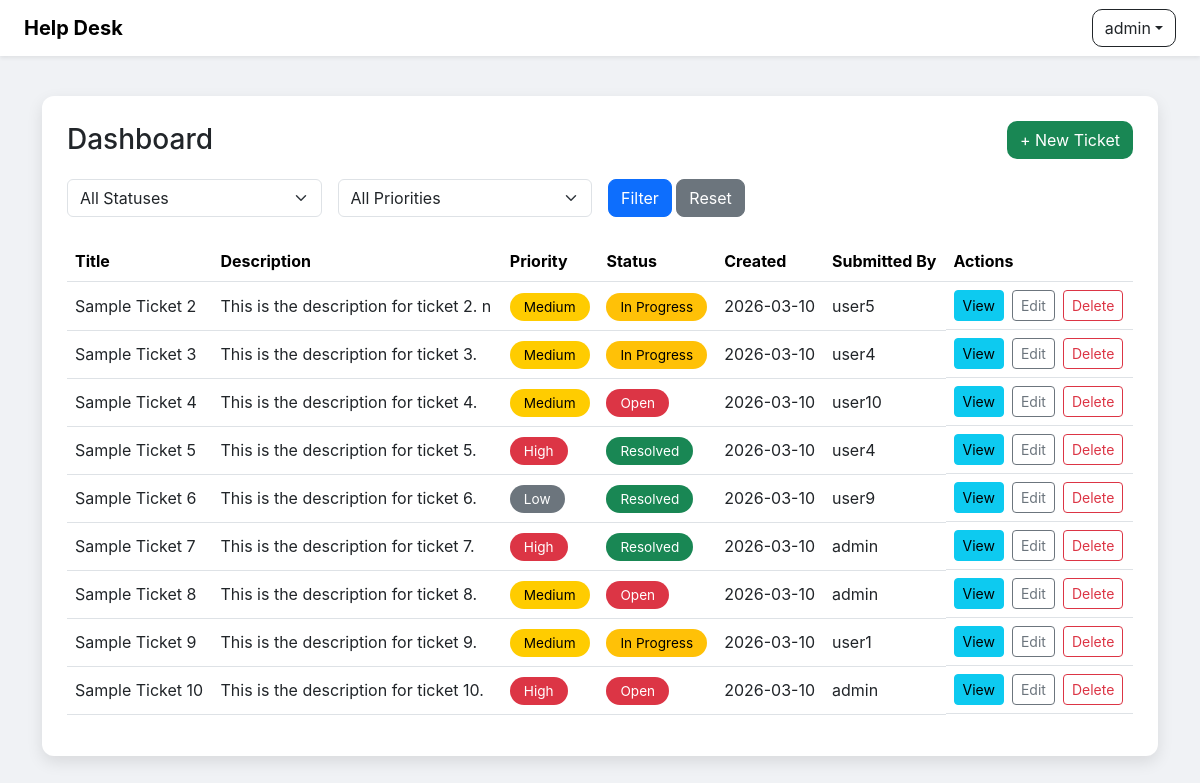
/ (signed in), run on the app's committed database.
### models.py (models this page shows, shortened)
class User(db.Model, UserMixin):
    id = db.Column(db.Integer, primary_key=True)
    username = db.Column(db.String(20), nullable=False, unique=True)
    password = db.Column(db.String(80), nullable=False)
    role = db.Column(db.String(20), default='user')
    is_deleted = db.Column(db.Boolean, default=False)
    def is_admin(self):
        return self.role == 'admin'

class Ticket(db.Model):
    id = db.Column(db.Integer, primary_key=True)
    title = db.Column(db.String(200), nullable=False)
    description = db.Column(db.Text, nullable=False)
    priority = db.Column(db.String(20), default="Medium")
    status = db.Column(db.String(20), default="Open")
    user_id = db.Column(db.Integer, db.ForeignKey('user.id'), nullable=False)
    user = db.relationship('User', backref='tickets')
    created_at = db.Column(db.DateTime, default=db.func.current_timestamp())
    is_deleted = db.Column(db.Boolean, default=False)

### app.py (the view)
@app.route('/', methods=['GET', 'POST'])
@login_required
def dashboard():
    query = Ticket.query.filter_by(is_deleted=False)
    if not current_user.is_admin():
        query = query.filter_by(user_id=current_user.id)
    status = request.args.get('status')
    priority = request.args.get('priority')
    if status:
        query = query.filter_by(status=status)
    if priority:
        query = query.filter_by(priority=priority)
    tickets = query.all()
    return render_template('dashboard.html', tickets=tickets)

### app.py (called while the page is built)
@login_manager.user_loader
def load_user(user_id):
    return db.session.get(User, int(user_id))

@app.after_request
def set_security_headers(response):
    response.headers['X-Frame-Options'] = 'DENY'  # Stops the app being embedded in iframes (clickjacking)
    response.headers['X-Content-Type-Options'] = 'nosniff'  # Stops browsers guessing file types
    response.headers['Referrer-Policy'] = 'strict-origin-when-cross-origin'  # Limits URL info shared with third parties
    response.headers['Strict-Transport-Security'] = 'max-age=31536000; includeSubDomains'  # Forces HTTPS on live deployment
    response.headers['Content-Security-Policy'] = (
        "default-src 'self'; "
        "script-src 'self' cdn.jsdelivr.net; "
        "style-src 'self' cdn.jsdelivr.net; "
        "font-src 'self' cdn.jsdelivr.net; "
        "img-src 'self' data:; "
        "object-src 'none';"
    )
    return response

### templates/dashboard.html (shortened to what this page needs)
<!DOCTYPE html>
<html lang="en">
<head>
  <link rel="stylesheet" href="https://cdn.jsdelivr.net/npm/bootstrap@5.3.0/dist/css/bootstrap.min.css" />
  <link rel="stylesheet" href="{{ url_for('static', filename='css/style.css') }}">
</head>
<body>
{% include "navbar.html" %}
  <div class="container">
    <div class="dashboard-card">
      <div class="dashboard-header">
        <h3 class="mb-0">Dashboard</h3>
        <a href="{{ url_for('new_ticket') }}" class="btn btn-new-ticket">+ New Ticket</a>
      </div>
      <form method="get" class="row g-3 mb-4">
  <div class="col-md-3">
    <select name="status" class="form-select">
      <option value="">All Statuses</option>
    </select>
  </div>
  <div class="col-md-3">
    <select name="priority" class="form-select">
      <option value="">All Priorities</option>
    </select>
  </div>
  <div class="col-md-3">
    <button type="submit" class="btn btn-primary">Filter</button>
    <a href="{{ url_for('dashboard') }}" class="btn btn-secondary">Reset</a>
  </div>
</form>
      <div class="table-responsive">
        <table class="table table-hover align-middle">
          <thead>
            <tr>
              <th>Title</th>
              <th>Description</th>
              <th>Priority</th>
              <th>Status</th>
              <th>Created</th>
              {% if current_user.is_admin() %}
                <th>Submitted By</th>
              {% endif %}
              <th>Actions</th>
            </tr>
          </thead>
          <tbody>
            {% for ticket in tickets %}
              <tr>
                <td>{{ ticket.title }}</td>
                <td>
                  {{ ticket.description[:100] }}{% if ticket.description|length > 100 %}...{% endif %}
                </td>
                <td>
                  <span class="priority-pill {% if ticket.priority == 'High' %} priority-high
                    {% elif ticket.priority == 'Medium' %} priority-medium
                    {% else %} priority-low {% endif %}">
                    {{ ticket.priority }}
                  </span>
                </td>
                <td>
                  <span class="status-pill {% if ticket.status == 'Open' %} status-open
                    {% elif ticket.status == 'In Progress' %} status-in-progress
                    {% else %} status-resolved {% endif %}">
                    {{ ticket.status }}
                  </span>
                </td>
                <td>{{ ticket.created_at.strftime('%Y-%m-%d') }}</td>
                {% if current_user.is_admin() %}
                  <td>{{ ticket.user.username }}</td>
                {% endif %}
                <td class="actions">
                  <a href="{{ url_for('view_ticket', ticket_id=ticket.id) }}" class="btn btn-info btn-sm">View</a>
                  <a href="{{ url_for('edit_ticket', ticket_id=ticket.id) }}" class="btn btn-sm btn-outline-secondary">Edit</a>
                  <form method="POST" action="{{ url_for('delete_ticket', ticket_id=ticket.id) }}" class="d-inline delete-form">
                    <button type="submit" class="btn btn-sm btn-outline-danger">Delete</button>
                  </form>
                </td>
              </tr>
            {% endfor %}
          </tbody>
        </table>
      </div>
    </div>
  </div>
</body>
</html>

### templates/navbar.html (shortened to what this page needs)
<nav class="navbar navbar-expand-lg navbar-light bg-white shadow-sm">
  <div class="container-fluid px-4">
    <a class="navbar-brand fw-bold" href="{{ url_for('dashboard') }}">Help Desk</a>
    <div class="d-flex align-items-center">
      {% if current_user.is_authenticated %}
      <div class="dropdown">
        <button class="btn btn-outline-dark dropdown-toggle d-flex align-items-center" type="button" id="userMenu" data-bs-toggle="dropdown" aria-expanded="false">
          {{ current_user.username }}
        </button>
      </div>
      {% endif %}
    </div>
  </div>
</nav>

### static/css/style.css (style rules this page uses)
body { background-color: #f0f2f5; font-family: 'Inter', sans-serif; }
.navbar { background-color: #212529; }
.navbar-brand { font-weight: bold; font-size: 1.25rem; color: black; }
.dropdown-toggle { border-radius: 10px; }
.dashboard-card { background: #ffffff; border-radius: 12px; box-shadow: 0 6px 16px rgba(0, 0, 0, 0.1); padding: 25px; margin-top: 40px; }
.dashboard-header { display: flex; justify-content: space-between; align-items: center; margin-bottom: 20px; }
.table th { color: black; }
.status-pill, .priority-pill { padding: 6px 14px; border-radius: 20px; font-size: 0.85em; }
.status-open { background-color: #dc3545; color: white; }
.status-in-progress { background-color: #ffc107; color: black; }
.status-resolved { background-color: #198754; color: white; }
.priority-high { background-color: #dc3545; color: white; }
.priority-medium { background-color: #ffcc00; color: black; }
.priority-low { background-color: #6c757d; color: white; }
.btn-new-ticket { border-radius: 10px; background-color: #198754; color: white; }
.actions { display: flex; gap: 8px; }
.btn-primary, .btn-secondary, .btn-success { border-radius: 8px; }

### data on the page
User: username "admin"
Ticket: title "Sample Ticket 2", description "This is the description for ticket 2. n", priority "Medium", status "In Progress", created_at "2026-03-10", user.username "user5"
Ticket: title "Sample Ticket 3", description "This is the description for ticket 3.", priority "Medium", status "In Progress", created_at "2026-03-10", user.username "user4"
Ticket: title "Sample Ticket 4", description "This is the description for ticket 4.", priority "Medium", status "Open", created_at "2026-03-10", user.username "user10"
Ticket: title "Sample Ticket 5", description "This is the description for ticket 5.", priority "High", status "Resolved", created_at "2026-03-10", user.username "user4"
Ticket: title "Sample Ticket 6", description "This is the description for ticket 6.", priority "Low", status "Resolved", created_at "2026-03-10", user.username "user9"
Ticket: title "Sample Ticket 7", description "This is the description for ticket 7.", priority "High", status "Resolved", created_at "2026-03-10", user.username "admin"
Ticket: title "Sample Ticket 8", description "This is the description for ticket 8.", priority "Medium", status "Open", created_at "2026-03-10", user.username "admin"
Ticket: title "Sample Ticket 9", description "This is the description for ticket 9.", priority "Medium", status "In Progress", created_at "2026-03-10", user.username "user1"
Ticket: title "Sample Ticket 10", description "This is the description for ticket 10.", priority "High", status "Open", created_at "2026-03-10", user.username "admin"
